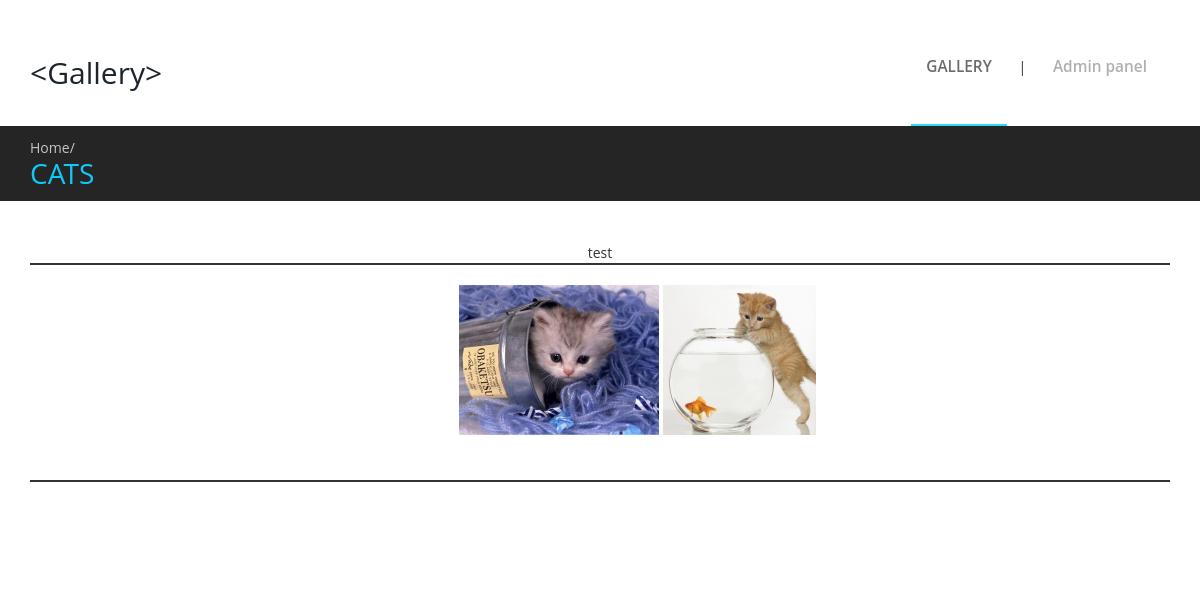
The app's page /gallery.php?id=6 with its own data.
### tables this page shows
CREATE TABLE `tbl_album` (
  `albumid` int(10) NOT NULL,
  `name` varchar(500) NOT NULL,
  `adesc` varchar(1000) NOT NULL,
  `image` varchar(500) NOT NULL,
  `date` datetime NOT NULL,
  `status` varchar(10) NOT NULL
);

CREATE TABLE `tbl_gallery` (
  `gid` int(10) NOT NULL,
  `aid` int(10) NOT NULL,
  `gname` varchar(1000) NOT NULL,
  `gimages` varchar(1000) NOT NULL,
  `date` datetime NOT NULL,
  `status` varchar(20) NOT NULL
);

### gallery.php (the view, shortened to what this page needs)
<?php $aid=$_REQUEST['id']; ?>
<!DOCTYPE html>
<html lang="en">
<head>
	<link href="css/bootstrap.css" rel='stylesheet' type='text/css' />
<link href="css/style.css" rel="stylesheet" type="text/css" media="all" />
		<link href="litebox-master/assets/css/litebox.css" rel="stylesheet" type="text/css" media="all" />
	<link href="stylesheets/styles.css" rel="stylesheet" type="text/css">
	<link rel="stylesheet" href="pe-icon-7-stroke/css/pe-icon-7-stroke.css">
	<link rel="stylesheet" href="pe-icon-7-stroke/css/helper.css">
</head>
<body>
<div class="header">
	 <div class="container">
		 <div class="logo">
			 <a href="index.php"><h2>&lt;Gallery&gt;</h2></a>
		 </div>
		 <div class="top-menu">
				<ul>
					 <li class="active"><a href="index.php">GALLERY</a></li>
                     <li>|</li>
                     <li><a href="admin/login.php">Admin panel</a></li>
				 </ul>
		 </div>
		 <div class="clearfix"></div>
	 </div>
</div>
<div class="gallery-head">
	 <div class="gallery-info">
		 <div class="container">
			 <a href="gallery.php">Home/</a>
                       <?php
include 'connect.php';
$sql = "SELECT * FROM tbl_album where albumid='$aid'";
$rs_result = mysqli_query ($con,$sql);
while ($row = mysqli_fetch_assoc($rs_result))
{
$aname=$row['name'];
$adesc=$row['adesc'];
?>
				<h2>
				<?php echo "$aname"; ?>
				</h2>
		 </div>
	 </div>
		<div class="container">
			<div class="one-whole text-center">
            <p><?php echo "$adesc"; ?></p>
				<?php } ?>
                <hr style="border:solid 1px;margin-top:0px;">
<p style="margin-left:75px">
				<?php
		include "connect.php";
$sql = "SELECT * FROM tbl_gallery where aid=$aid and status='process'";
$result = mysqli_query($con,$sql);
while($row = mysqli_fetch_array($result))
{
$gimage=$row['gimages'];
?>
<?php	echo "<a href='admin/gupload/$gimage' target='_self' class='inline-block litebox' litebox' data-litebox-group='group-1'><img src='admin/gcatch/$gimage' class='inline-block' /></a> ";?>
<?php } ?>
</p>
</div>
</div>
</div>
<div class="bottom_footer_section">
	<div class="container">
	<div class="sixteen columns bottom_line_dev">
<br/><br/>
<hr style="border:solid 1px;margin-top:0px">
<br/>
<br/>
<br/>
		</div>
	</div>
</div>
</body>
</html>

### css/style.css (style rules this page uses)
body { margin:0; padding:0; background:#fff; font-family: 'Open Sans', sans-serif; }
body a { transition:0.5s all; -webkit-transition:0.5s all; -moz-transition:0.5s all; -o-transition:0.5s all; -ms-transition:0.5s all; }
h1,h2,h3,h4,h5,h6 { margin:0; }
p { margin:0; }
ul { margin:0; padding:0; }
.header { padding-top:4em; }
.logo { float:left; }
.logo a { display:inline-block }
.top-menu { float:right; }
.top-menu ul li { display:inline-block; }
.top-menu ul li a { display:block; font-size:1.1em; color:#b0b0b0; margin:0 0.5em; text-decoration:none; padding:0 1em 3em 1em; border-bottom:2.5px solid #fff; font-weight:600; }
.top-menu ul li.active a,.top-menu ul li a:hover { color:#6c6c6c; border-bottom:2.5px solid #33d6ff; }
.about-info,.gallery-info,.error-info,.contact-info { background:#252525; padding:1% 0; }
.about h2,.gallery-head h2,.error-info h2,.contact-info h2 { color:#0ecaf9; font-size:2em; text-transform:uppercase; display:inline-block; }
.about-info a,.gallery-info a,.error-info a,.contact-info a { color:#C6C6C6; font-size:1em; display:block; text-decoration:none; }

### records on screen
tbl_album: name "CATS", adesc "test"
tbl_gallery: gimages (picture)
tbl_gallery: gimages (picture)
